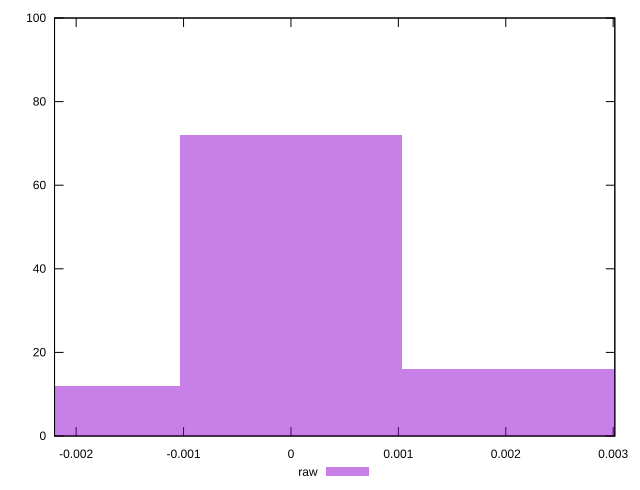

This figure's gnuplot source:
reset

$raw <<EOF
0 72
0.002062062785713224 16
-0.002062062785713224 12
EOF

set key outside below
set boxwidth 0.002062062785713224
set xrange [-0.002201253215939775:0.003015429375235656]
set yrange [0:100]
set trange [0:100]
set style fill transparent solid 0.5 noborder
set terminal svg size 640, 490 enhanced background rgb 'white'
set output "report_00016_2021-02-10T13-31-48.338Z/meta/pScore-difference/samples/pages+cached/raw/histogram.svg"

plot $raw title "raw" with boxes

reset
